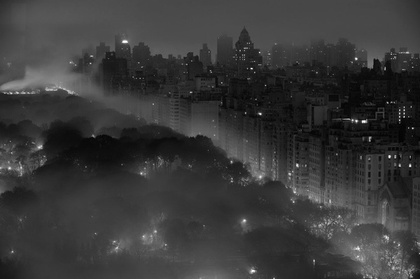
%> input picture Project/test_images/test18.jpg, 420 x 279 px, shrunk from 600 x 399 before the run
$ octave sharpening.m   (GNU Octave 9; MATLAB toolbox functions it lacks are replaced by stand-ins)
%> lines starting %> are read from the running program, lines starting %| are printed output that depends on the picture
A=imread('test18.jpg');
%> A is the input picture: size 279x420x3 uint8; min 0, max 255, mean 56.9
figure
imshow(A);
%Preallocate the matrices with zeros
I1=A;
I=zeros(size(A));
I2=zeros(size(A));

%Filter Masks
F1=[0 1 0;1 -4 1; 0 1 0];
F2=[1 1 1;1 -8 1; 1 1 1];


%Padarray with zeros
A=padarray(A,[1,1]);
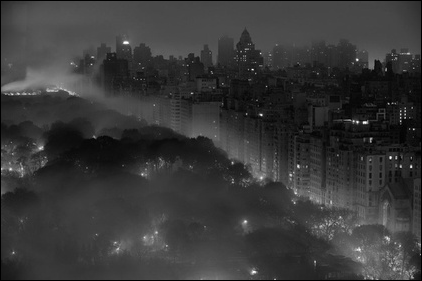
%> A: size 281x422x3 uint8; min 0, max 255, mean 56.2
A=double(A);
%> A: size 281x422x3 double

%Implementation of the equation in Fig.D
for i=1:size(A,1)-2
    for j=1:size(A,2)-2

        I(i,j)=sum(sum(F2.*A(i:i+2,j:j+2)));

    end
end
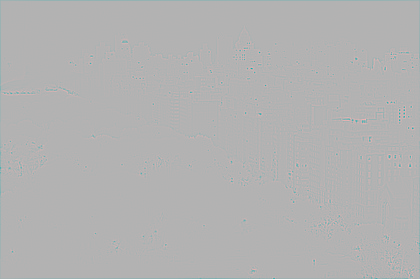
%> I: size 279x420x3 double; mean R, G, B -2.2, 0, 0; drawn with min black and max white

I=uint8(I);
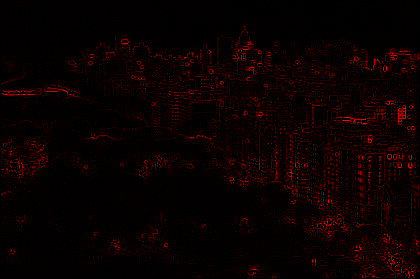
%> I: size 279x420x3 uint8; mean R, G, B 10.4, 0, 0
figure
imshow(I)
title('Filtered Image');

%Sharpenend Image
%Refer Equation in Fig.F
B=I1-I;
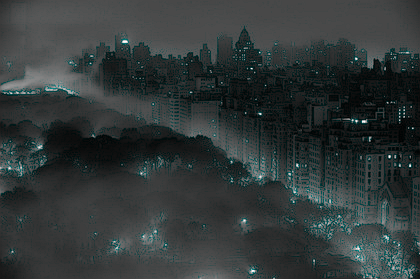
%> B: size 279x420x3 uint8; mean R, G, B 49.8, 56.9, 56.9
figure
imwrite(B,'test35.jpg');
imshow(B)
title('Sharpened Image');

$ run again, with Project/test_images/test1.jpg copied over Project/test_images/test18.jpg
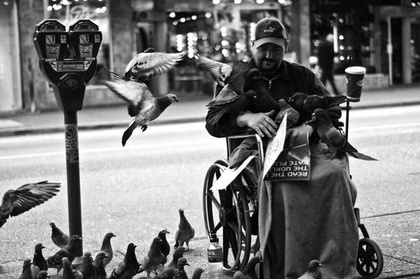
%> input picture Project/test_images/test1.jpg, 420 x 279 px, shrunk from 600 x 398 before the run
%> A is the input picture: size 279x420x3 uint8; min 0, max 255, mean 118.8
%> after the loop `for i=1:size(A,1)-2`:
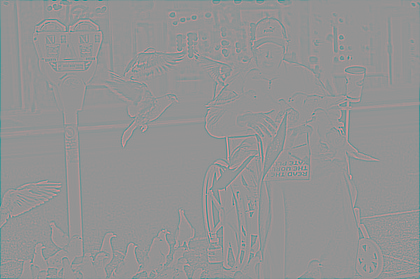
%> I: size 279x420x3 double; mean R, G, B -3.7, 0, 0; drawn with min black and max white
%> `B=I1-I;`:
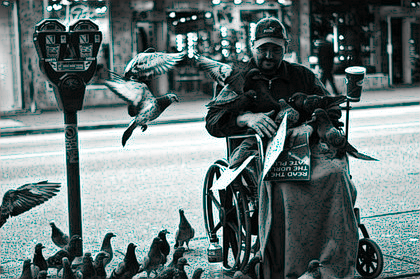
%> B: size 279x420x3 uint8; mean R, G, B 103.2, 118.8, 118.8
